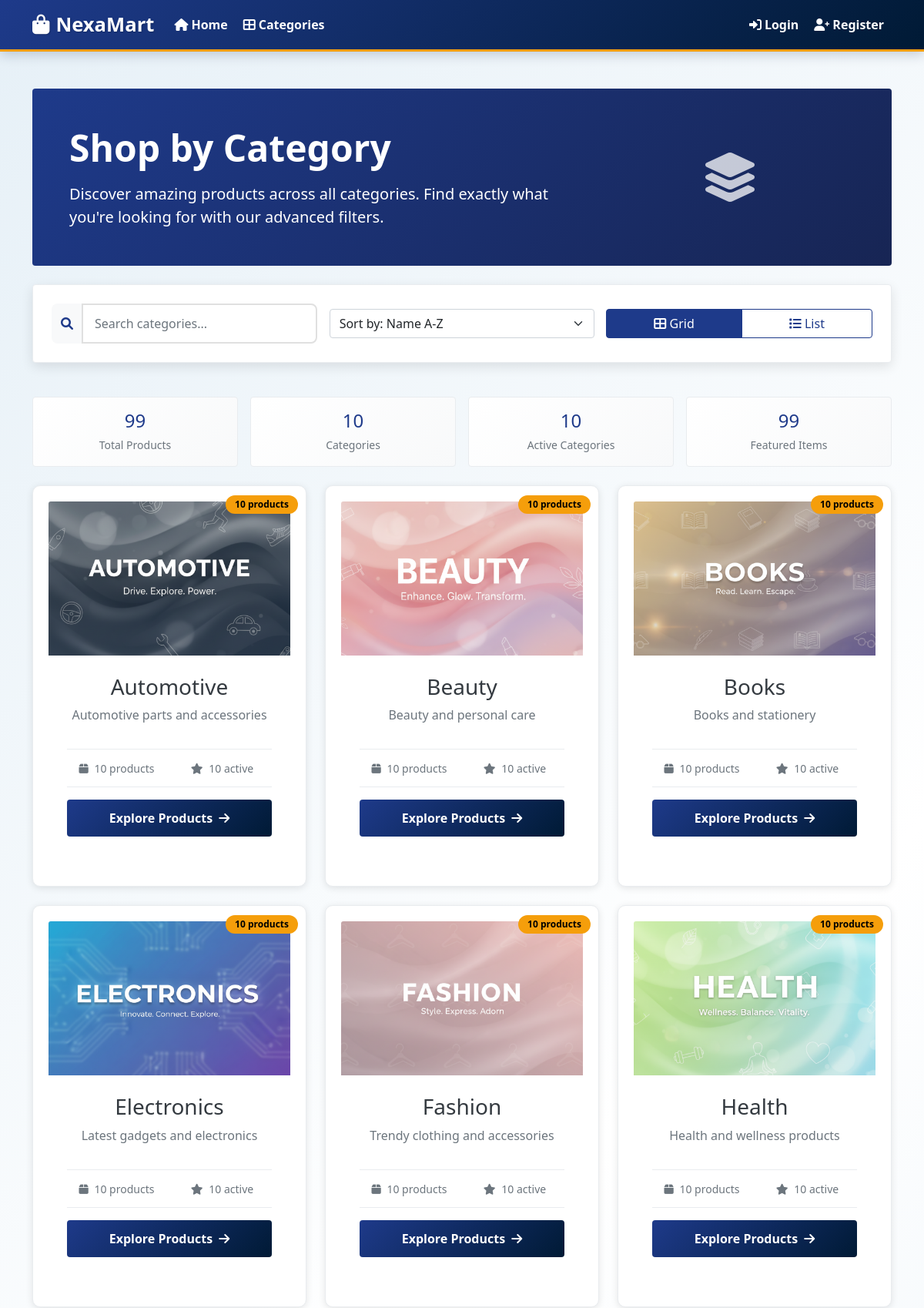
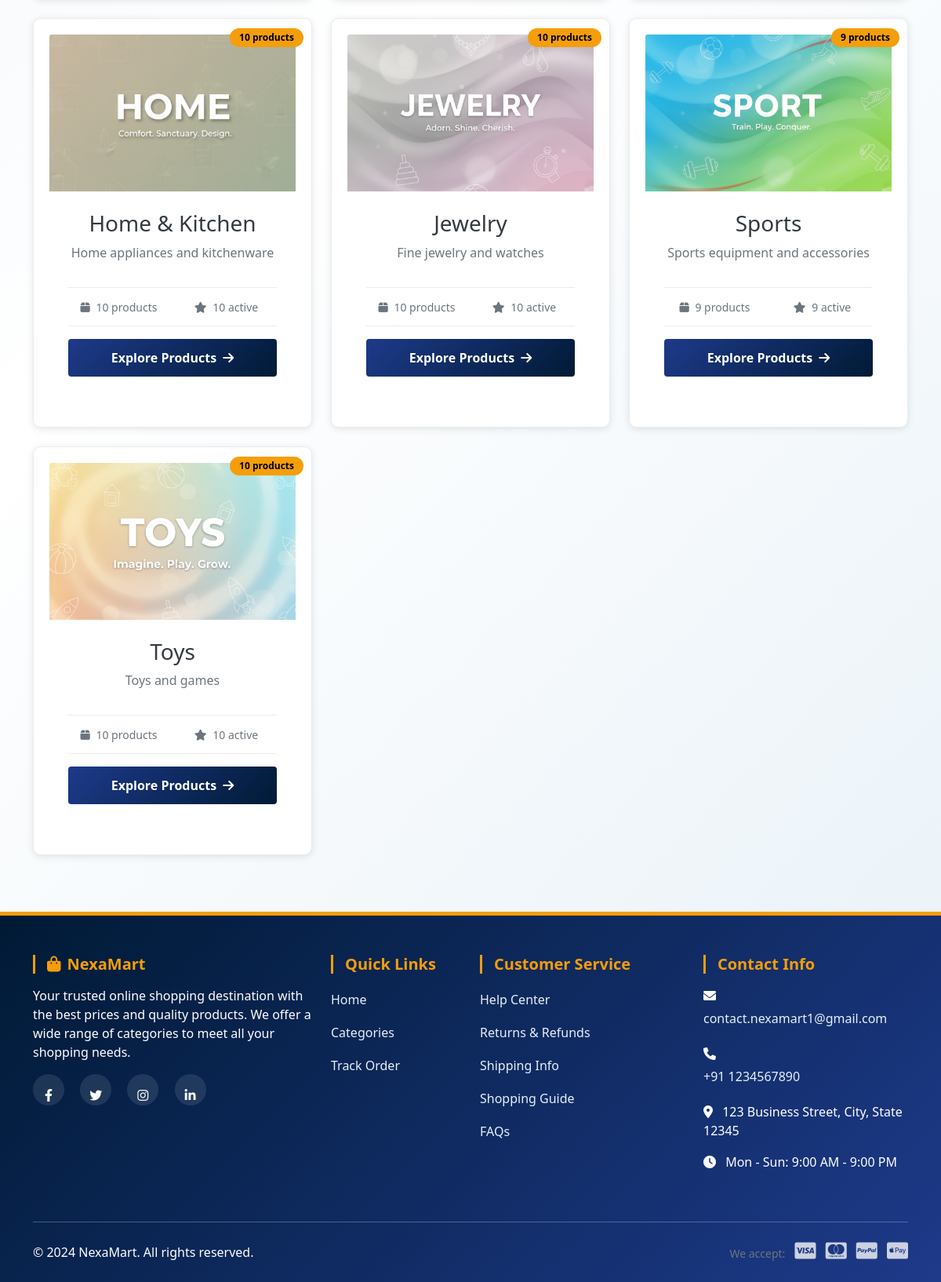
The page /categories on the database its author committed (2 pictures, top to bottom).
### models.py (models this page shows, shortened)
class Category(db.Model):
    __tablename__ = 'categories'
    id = db.Column(db.Integer, primary_key=True)
    name = db.Column(db.String(50), unique=True, nullable=False)
    description = db.Column(db.Text)
    image_url = db.Column(db.String(200))
    banner_image_url = db.Column(db.String(200))
    is_active = db.Column(db.Boolean, default=True)
    display_order = db.Column(db.Integer, default=0)
    meta_title = db.Column(db.String(100))
    meta_description = db.Column(db.Text)
    slug = db.Column(db.String(100), unique=True)
    products = db.relationship('Product', backref='category', lazy=True, cascade='all, delete-orphan')

### app.py (the view)
@app.route('/categories')
def categories():
    categories = Category.query.all()
    total_products = Product.query.filter_by(is_active=True).count()
    active_categories = Category.query.filter_by(is_active=True).count()
    featured_products_count = Product.query.filter_by(is_active=True).count()  # You can modify this logic
    for category in categories:
        category.product_count = Product.query.filter_by(
            category_id=category.id,
            is_active=True
        ).count()
        category.active_products = category.product_count
    return render_template('main/categories.html',
                         categories=categories,
                         total_products=total_products,
                         active_categories=active_categories,
                         featured_products_count=featured_products_count)

### templates/main/categories.html (shortened to what this page needs)
{% extends "main/base.html" %} {% block title %}Categories{% endblock %} {%
block content %}
<div class="container py-5">
  <div class="row mb-4">
    <div class="col-12">
      <div
        class="category-banner bg-primary text-white rounded p-5 position-relative"
      >
        <div class="row align-items-center">
          <div class="col-md-8">
            <h1 class="display-5 fw-bold mb-3">Shop by Category</h1>
            <p class="lead mb-0">
              Discover amazing products across all categories. Find exactly what
              you're looking for with our advanced filters.
            </p>
          </div>
          <div class="col-md-4 text-center">
            <i class="fas fa-layer-group fa-4x opacity-75"></i>
          </div>
        </div>
      </div>
    </div>
  </div>
  <div class="row mb-4">
    <div class="col-12">
      <div class="card">
        <div class="card-body">
          <div class="row g-3 align-items-center">
            <div class="col-md-4">
              <div class="input-group">
                <span class="input-group-text"
                  ><i class="fas fa-search"></i
                ></span>
                <input
                  type="text"
                  id="categorySearch"
                  class="form-control"
                  placeholder="Search categories..."
                />
              </div>
            </div>
            <div class="col-md-4">
              <select class="form-select" id="sortCategories">
                <option value="name">Sort by: Name A-Z</option>
              </select>
            </div>
            <div class="col-md-4">
              <div class="btn-group w-100" role="group">
                <label class="btn btn-outline-primary" for="gridView">
                  <i class="fas fa-th-large"></i> Grid
                </label>
                <label class="btn btn-outline-primary" for="listView">
                  <i class="fas fa-list"></i> List
                </label>
              </div>
            </div>
          </div>
        </div>
      </div>
    </div>
  </div>
  <div class="row mb-4">
    <div class="col-12">
      <div class="category-stats">
        <div class="row g-3">
          <div class="col-md-3 col-6">
            <div class="stat-card text-center p-3 bg-light rounded">
              <h4 class="text-primary mb-1">{{ total_products }}</h4>
              <small class="text-muted">Total Products</small>
            </div>
          </div>
          <div class="col-md-3 col-6">
            <div class="stat-card text-center p-3 bg-light rounded">
              <h4 class="text-primary mb-1">{{ categories|length }}</h4>
              <small class="text-muted">Categories</small>
            </div>
          </div>
          <div class="col-md-3 col-6">
            <div class="stat-card text-center p-3 bg-light rounded">
              <h4 class="text-primary mb-1">{{ active_categories }}</h4>
              <small class="text-muted">Active Categories</small>
            </div>
          </div>
          <div class="col-md-3 col-6">
            <div class="stat-card text-center p-3 bg-light rounded">
              <h4 class="text-primary mb-1">{{ featured_products_count }}</h4>
              <small class="text-muted">Featured Items</small>
            </div>
          </div>
        </div>
      </div>
    </div>
  </div>
  <div class="row" id="categoriesContainer">
    {% for category in categories %}
    <div
      class="col-md-6 col-lg-4 mb-4 category-item"
      data-name="{{ category.name|lower }}"
      data-products="{{ category.product_count }}"
    >
      <div class="card category-card h-100 text-center">
        <div class="category-badge">
          <span class="badge bg-primary"
            >{{ category.product_count }} products</span
          >
        </div>
        <div class="category-image position-relative">
          {% if category.image_url %}
          <img
            src="{{ category.image_url }}"
            class="card-img-top category-img"
            alt="{{ category.name }}"
            loading="lazy"
            onerror="handleImageError(this)"
          />
          {% endif %}
        </div>
        <div class="card-body d-flex flex-column">
          <h3 class="card-title">{{ category.name }}</h3>
          <p class="card-text text-muted flex-grow-1">
            {{ category.description }}
          </p>
          <div class="category-meta mb-3">
            <div class="row text-center g-2">
              <div class="col-6">
                <small class="text-muted">
                  <i class="fas fa-box me-1"></i>
                  {{ category.product_count }} products
                </small>
              </div>
              <div class="col-6">
                <small class="text-muted">
                  <i class="fas fa-star me-1"></i>
                  {{ category.active_products }} active
                </small>
              </div>
            </div>
          </div>
          <a
            href="{{ url_for('category_products', category_id=category.id) }}"
            class="btn btn-primary mt-auto"
          >
            Explore Products <i class="fas fa-arrow-right ms-1"></i>
          </a>
        </div>
      </div>
    </div>
    {% endfor %}
  </div>
</div>
{% endblock %}

### templates/main/base.html (shortened to what this page needs)
<!DOCTYPE html>
<html lang="en">
  <head>
    <link
      href="https://cdn.jsdelivr.net/npm/bootstrap@5.1.3/dist/css/bootstrap.min.css"
      rel="stylesheet"
    />
    <link
      href="https://cdnjs.cloudflare.com/ajax/libs/font-awesome/6.0.0/css/all.min.css"
      rel="stylesheet"
    />
    <link
      href="{{ url_for('static', filename='css/style.css') }}"
      rel="stylesheet"
    />
  </head>
  <body>
    <nav class="navbar navbar-expand-lg navbar-dark">
      <div class="container">
        <a class="navbar-brand" href="{{ url_for('index') }}">
          <i class="fas fa-shopping-bag me-2"></i>NexaMart
        </a>
        <div class="collapse navbar-collapse" id="navbarNav">
          <ul class="navbar-nav me-auto">
            <li class="nav-item">
              <a class="nav-link" href="{{ url_for('index') }}">
                <i class="fas fa-home me-1"></i>Home
              </a>
            </li>
            <li class="nav-item">
              <a class="nav-link" href="{{ url_for('categories') }}">
                <i class="fas fa-th-large me-1"></i>Categories
              </a>
            </li>
          </ul>
          <ul class="navbar-nav">
            {% if current_user.is_authenticated %}
            <li class="nav-item">
              <a class="nav-link" href="{{ url_for('cart') }}">
                <i class="fas fa-shopping-cart me-1"></i>Cart {% set cart_count
                = current_user.cart_items|length %} {% if cart_count > 0 %}
                <span class="badge bg-danger">{{ cart_count }}</span>
                {% endif %}
              </a>
            </li>
            <li class="nav-item">
              <a class="nav-link" href="{{ url_for('orders') }}">
                <i class="fas fa-shopping-bag me-1"></i>My Orders
              </a>
            </li>
            <li class="nav-item dropdown">
              <a
                class="nav-link dropdown-toggle"
                href="#"
                id="navbarDropdown"
                role="button"
                data-bs-toggle="dropdown"
              >
                <i class="fas fa-user me-1"></i>{{ current_user.email }}
              </a>
              <ul class="dropdown-menu dropdown-menu-end">
                <li>
                  <a class="dropdown-item" href="{{ url_for('profile') }}">
                    <i class="fas fa-user-circle me-2"></i>Profile
                  </a>
                </li>
                <li>
                  <a class="dropdown-item" href="{{ url_for('orders') }}">
                    <i class="fas fa-shopping-bag me-2"></i>My Orders
                  </a>
                </li>
                <li>
                  <a class="dropdown-item" href="{{ url_for('track_order') }}">
                    <i class="fas fa-truck me-2"></i>Track Order
                  </a>
                </li>
                <li><hr class="dropdown-divider" /></li>
                <li>
                  <a class="dropdown-item" href="{{ url_for('logout') }}">
                    <i class="fas fa-sign-out-alt me-2"></i>Logout
                  </a>
                </li>
              </ul>
            </li>
            {% else %}
            <li class="nav-item">
              <a class="nav-link" href="{{ url_for('login') }}">
                <i class="fas fa-sign-in-alt me-1"></i>Login
              </a>
            </li>
            <li class="nav-item">
              <a class="nav-link" href="{{ url_for('register') }}">
                <i class="fas fa-user-plus me-1"></i>Register
              </a>
            </li>
            {% endif %}
          </ul>
        </div>
      </div>
    </nav>
    <main>{% block content %}{% endblock %}</main>
    <footer class="footer">
      <div class="container">
        <div class="row">
          <div class="col-lg-4 col-md-6 mb-4">
            <h5 class="mb-3">
              <i class="fas fa-shopping-bag me-2"></i>NexaMart
            </h5>
            <p class="mb-3">
              Your trusted online shopping destination with the best prices and
              quality products. We offer a wide range of categories to meet all
              your shopping needs.
            </p>
            <div class="social-links">
              <a href="#" class="text-light me-3">
                <i class="fab fa-facebook-f"></i>
              </a>
              <a href="#" class="text-light me-3">
                <i class="fab fa-twitter"></i>
              </a>
              <a href="#" class="text-light me-3">
                <i class="fab fa-instagram"></i>
              </a>
              <a href="#" class="text-light">
                <i class="fab fa-linkedin-in"></i>
              </a>
            </div>
          </div>
          <div class="col-lg-2 col-md-6 mb-4">
            <h5 class="mb-3">Quick Links</h5>
            <ul class="list-unstyled">
              <li class="mb-2">
                <a href="{{ url_for('index') }}">Home</a>
              </li>
              <li class="mb-2">
                <a href="{{ url_for('categories') }}">Categories</a>
              </li>
              <li class="mb-2">
                <a href="{{ url_for('track_order') }}">Track Order</a>
              </li>
            </ul>
          </div>
          <div class="col-lg-3 col-md-6 mb-4">
            <h5 class="mb-3">Customer Service</h5>
            <ul class="list-unstyled">
              <li class="mb-2">
                <a href="{{ url_for('help_center') }}">Help Center</a>
              </li>
              <li class="mb-2">
                <a href="{{ url_for('returns_refunds') }}">Returns & Refunds</a>
              </li>
              <li class="mb-2">
                <a href="{{ url_for('shipping_info') }}">Shipping Info</a>
              </li>
              <li class="mb-2">
                <a href="{{ url_for('shopping_guide') }}">Shopping Guide</a>
              </li>
              <li class="mb-2">
                <a href="{{ url_for('faqs') }}">FAQs</a>
              </li>
            </ul>
          </div>
          <div class="col-lg-3 col-md-6 mb-4">
            <h5 class="mb-3">Contact Info</h5>
            <ul class="list-unstyled">
              <li class="mb-3">
                <i class="fas fa-envelope me-2"></i>
                <a href="mailto:contact.nexamart1@gmail.com"
                  >contact.nexamart1@gmail.com</a
                >
              </li>
              <li class="mb-3">
                <i class="fas fa-phone me-2"></i>
                <a href="tel:+911234567890">+91 1234567890</a>
              </li>
              <li class="mb-3">
                <i class="fas fa-map-marker-alt me-2"></i>
                <span>123 Business Street, City, State 12345</span>
              </li>
              <li class="mb-3">
                <i class="fas fa-clock me-2"></i>
                <span>Mon - Sun: 9:00 AM - 9:00 PM</span>
              </li>
            </ul>
          </div>
        </div>
        <hr class="my-4" />
        <div class="row align-items-center">
          <div class="col-md-6">
            <p class="mb-0">&copy; 2024 NexaMart. All rights reserved.</p>
          </div>
          <div class="col-md-6 text-md-end">
            <div class="payment-methods">
              <small class="text-muted me-2">We accept:</small>
              <i class="fab fa-cc-visa text-light me-2"></i>
              <i class="fab fa-cc-mastercard text-light me-2"></i>
              <i class="fab fa-cc-paypal text-light me-2"></i>
              <i class="fab fa-cc-apple-pay text-light"></i>
            </div>
          </div>
        </div>
      </div>
    </footer>
  </body>
</html>

### rows shown on the page
Category: product_count "10", image_url (picture), name "Electronics", description "Latest gadgets and electronics", active_products "10"
Category: product_count "10", image_url (picture), name "Fashion", description "Trendy clothing and accessories", active_products "10"
Category: product_count "10", image_url (picture), name "Home & Kitchen", description "Home appliances and kitchenware", active_products "10"
Category: product_count "10", image_url (picture), name "Books", description "Books and stationery", active_products "10"
Category: product_count "10", image_url (picture), name "Beauty", description "Beauty and personal care", active_products "10"
Category: product_count "9", image_url (picture), name "Sports", description "Sports equipment and accessories", active_products "9"
Category: product_count "10", image_url (picture), name "Toys", description "Toys and games", active_products "10"
Category: product_count "10", image_url (picture), name "Automotive", description "Automotive parts and accessories", active_products "10"
Category: product_count "10", image_url (picture), name "Jewelry", description "Fine jewelry and watches", active_products "10"
Category: product_count "10", image_url (picture), name "Health", description "Health and wellness products", active_products "10"

### other values the page prints
{{ total_products }} "99"
{{ categories|length }} "10"
{{ active_categories }} "10"
{{ featured_products_count }} "99"
